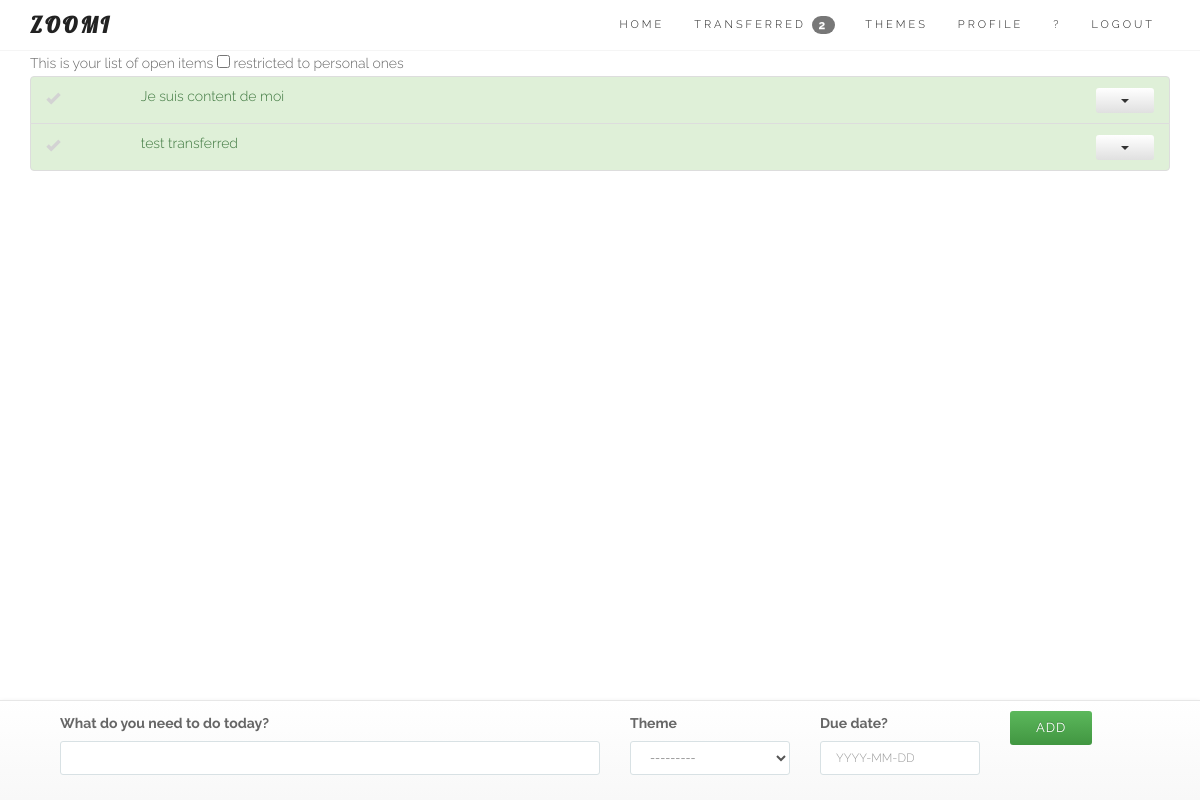
/transferred/ (signed in), run on an earlier commit of the app's database.
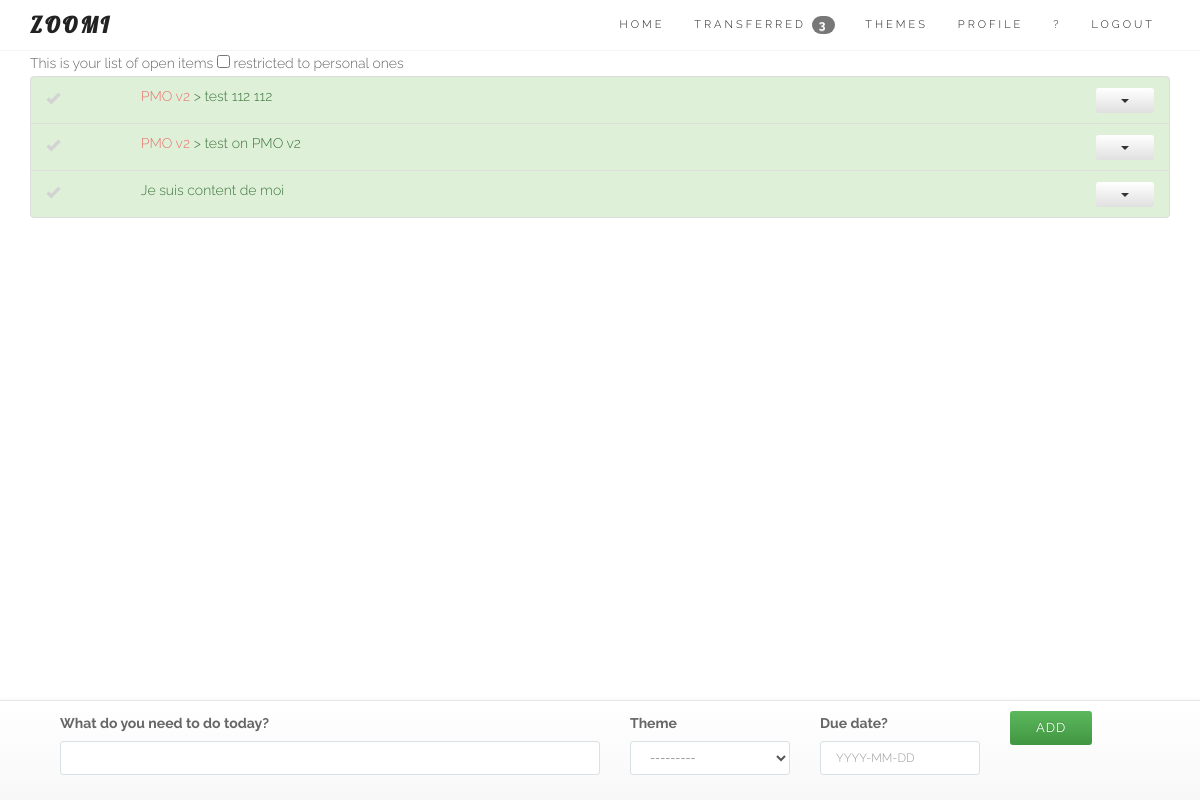
And on a later commit of the database.
### core/models.py (models this page shows, shortened)
class UserProfile(models.Model):
	user = models.OneToOneField(User, on_delete=models.CASCADE)
	company = models.CharField(max_length=50)
	def get_entry_transfered(self):
		return self.user.entry_set.filter(transfered=True, done=False).count()

class Entry(models.Model):
	user = models.ForeignKey(User)
	name = models.CharField(max_length=100)
	data = models.CharField(max_length=200, blank=True)
	order = models.IntegerField(default=1000)
	duedate = models.DateField(null=True, blank=True)
	done = models.BooleanField(default=False) # 0 = to do / 1 = completed
	impediment = models.BooleanField(default=False) # 0 = No / 1 = Yes
	transfered = models.BooleanField(default=False) # 0 = No / 1 = Yes = no longer in your List
	personal = models.BooleanField(default=False) # 0 = No / 1 = Yes
	assignees = models.ManyToManyField(User, related_name='assignees',blank=True)
	section = models.BooleanField(default=False) # 0 = No / 1 = Yes
	created_at = models.DateTimeField(auto_now_add=True)
	completed_on = models.DateTimeField(null=True, blank=True)
	theme = models.ForeignKey(Theme, null=True, blank=True)
	class Meta:
		ordering = ['order']
		verbose_name_plural = "entries"
	def __str__(self):
		return str(self.name)
	def update_entry_url(self):
		return reverse (viewname="detail", args=[self.id])
	def update_modal_entry_url(self):
		return reverse (viewname="entrymodal", args=[self.id])
	def comment_entry_url(self):
		return reverse (viewname="commentlist", args=[self.id])
	def theme_entry_url(self):
		return reverse (viewname="themedetails", args=[self.theme.id])

class Theme(models.Model):
	user = models.ForeignKey(User)
	name = models.CharField(max_length=100, null=True, blank=True)
	created_at = models.DateTimeField(auto_now_add=True)
	def __str__(self):
		return str(self.name)

### core/views.py (the view, shortened to what this page needs)
# urls.py: url(r'^transferred/$', login_required(coreviews.EntryListTransferredAppendView.as_view()), name='transflist'),
class EntryListTransferredAppendView(ListAppendView):
	model = coremodels.Entry
	template_name = 'entry/listBS.html'
	context_object_name = 'entry'
	hide_sortable = 'hide_entry' # this is a CSS to hide the move item
	def get_queryset(self):
		return coremodels.Entry.objects.filter(user=self.request.user, transfered=1, done=False).order_by('order')

### core/models.py
class EntryCreateForm(ModelForm):
	class Meta:
		model = Entry
		fields = ['name','theme','duedate'] # the form on the homepage
	def __init__(self, *args, **kwargs): # current_business, as parameter (cf Creeam)
		current_user = kwargs.pop('user')
		super(EntryCreateForm, self).__init__(*args, **kwargs)
		self.fields['name'].label = "What do you need to do today?"
		self.fields['theme'].label = "Theme"
		self.fields['duedate'].label = "Have a due date?"
		self.fields['duedate'].widget.attrs['placeholder'] = "YYYY-MM-DD"
		self.fields['name'].widget.attrs['autofocus'] = "on"
		self.fields['theme'].queryset = Theme.objects.filter(user=current_user)

### core/models.py (called while the page is built)
	def get_form_kwargs(self):
		kwargs = super(ListAppendView, self).get_form_kwargs()
		kwargs['user'] = self.request.user
		return kwargs

### templates/entry/listBS.html (shortened to what this page needs)
{% extends "base/theme.html" %}
{% load sitegate %}
{% load staticfiles %}
{% block page_sub_title %}
<form>
This is your list of open items
<input type='checkbox' class='showpersonal' /> restricted to personal ones
</form>
{% endblock %}
{% block content %}
<link rel="stylesheet" href="{% static "css/zoomi.css" %}">
<section id="services">
	<div class="container">
		<div class="row ">
			<div class="col-lg-12 text-center">
						<ul id="todo_list_BS">
						   	{% for objects in object_list %}
{% block detail %}
									{% include 'entry/detailsBS.html' %}
{% endblock %}
							{% endfor %}
						</ul>
			</div>
		</div>
	</div>
</section>
{% endblock %}
{% block footer %}
	<footer class="navbar navbar-default navbar-fixed-bottom footerform">
		<div class="container">
			{% include 'entry/create.html' %}
		</div>
	</footer>
{% endblock %}

### templates/base/theme.html (shortened to what this page needs)
{% load staticfiles %}
{% load widget_tweaks %}
<!DOCTYPE html>
<html lang="en">
<head>
{% block css_js %}
		<link rel="stylesheet" href="https://maxcdn.bootstrapcdn.com/bootstrap/3.3.6/css/bootstrap.min.css">
		<link rel="stylesheet" href="https://maxcdn.bootstrapcdn.com/bootstrap/3.3.6/css/bootstrap-theme.min.css">
	<link href="{% static "css/font-awesome.min.css" %}" rel="stylesheet" media="screen">
	<link href="{% static "css/simple-line-icons.css" %}" rel="stylesheet" media="screen">
	<link href="{% static "css/animate.css" %}" rel="stylesheet">
	<link href="{% static "css/style.css" %}" rel="stylesheet" media="screen">
	<link rel="stylesheet" href="https://code.jquery.com/mobile/1.4.5/jquery.mobile-1.4.5.min.css" />
{% endblock %}
</head>
<body>
{% block navigation %}
	<header class="header">
		<nav class="navbar navbar-custom" role="navigation">
			<div class="container">
				<div class="navbar-header">
					<a class="navbar-brand" href="/">Zoomi</a>
				</div>
				<div class="collapse navbar-collapse" id="custom-collapse" data-role="navbar">
					<ul class="nav navbar-nav navbar-right">
						<li><a href="/">Home</a></li>
						{% if user.is_authenticated %}
						<li>
						    <a class="page-scroll" href="/transferred">Transferred <span class="badge">{{ user.userprofile.get_entry_transfered }}</span></a>
						</li>
						<li>
						    <a class="page-scroll" href="/themes">Themes</a>
						</li>
						<li>
						    <a class="page-scroll" href="/user/details">Profile</a>
						</li>
						<li>
						    <a class="page-scroll" href="/releases">?</a>
						</li>
						<li>
						    <a class="page-scroll" href="/logout">Logout</a>
						</li>
						{% else %}
						<li>
						    <a class="page-scroll" href="/entrance">Log in</a>
						</li>
						{% endif %}
 					</ul>
				</div>
			</div>
		</nav>
	</header>
{% endblock %}
<div class="container">
	<div class="row">
		<div class="col-sm-12">
{% block page_sub_title %}
{% endblock %}
		</div>
	</div>
</div>
{% block content %}{% endblock %}
{% block footer %}{% endblock %}
</body>
</html>

### templates/entry/detailsBS.html (shortened to what this page needs)
											<li id="entry_{{ objects.id }}" class="list-group-item
										{% if objects.transfered == 1 %}list-group-item-success{% endif %}
										">
								  	<div class="row">
										<div class="{% if objects.section == 1 %}hidden-xs hidden-sm hidden-md{% else %}hidden-xs col-sm-1 col-md-1{% endif %}">
								   			<span class="{% if objects.section == 0 %}glyphicon glyphicon-ok entrycheckmark{% endif %} {% if objects.done == 1 %}completed{% else %}todo{% endif %}" onclick="EntryComplete({{ objects.id }})"> </span>
								   		</div>
								   		<div class="col-xs-7 col-sm-6 col-md-6 col-lg-6 text-left">
								   			<p class="list-group-item-text">
								   				{% if objects.theme %}
								   					<a href="{{ objects.theme_entry_url }}">{{ objects.theme }}</a> >
								   				{% endif %}
								   				{% if objects.section == 1 %}
								   					<a href="{{ objects.update_entry_url }}" style="color:#C7DDEF;text-decoration: underline;">{{ objects|truncatewords:10 }}</a>
								   				{% else %}
									   				{{ objects|truncatewords:10 }}
								   				{% endif %}
									   		</p>
								   		</div>
								   		<div class="hidden-xs col-sm-3 col-md-3 col-lg-3 text-right">
									    </div>
								   		<div class="hidden-xs col-sm-2 col-md-2 col-lg-2 text-right">
								   			{% if objects.section == 0 %}
												<div class="btn-group">
												  <button type="button" class="btn btn-xs btn-default dropdown-toggle" data-toggle="dropdown" aria-haspopup="true" aria-expanded="false">
												    <span class="caret"></span>
												  </button>
												</div>
											{% endif %}
									    </div>
									</div>
								</li>

What changed in the data, as far as the page shows it:
no longer on this page (row edited): Entry: section False (drawn), name "test transferred"
now on this page (row edited): Entry: section False (drawn), theme "PMO v2", name "test 112 112"
now on this page (row edited): Entry: section False (drawn), theme "PMO v2", name "test on PMO v2"
Also different on the page:
{{ user.userprofile.get_entry_transfered }}: "2" → "3"
